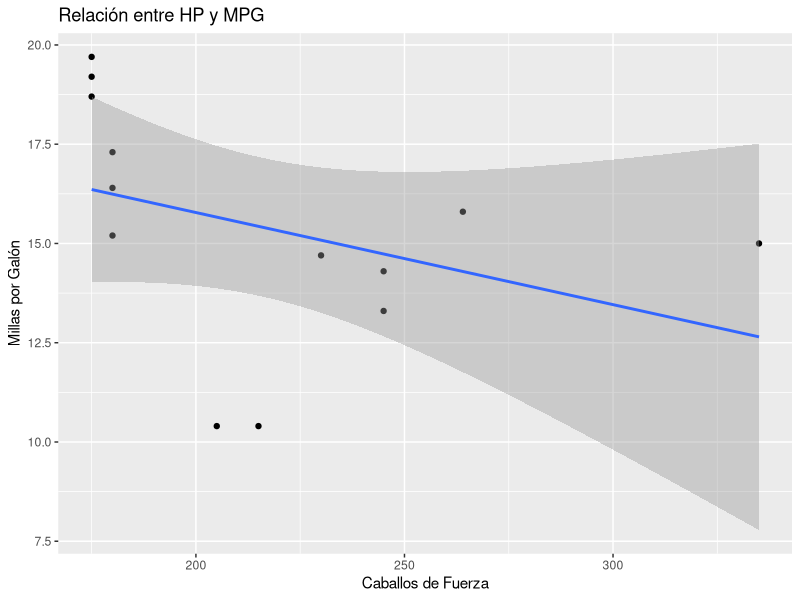

This chart was generated by the following R code:
# tidyverse
if (!require("tidyverse")) install.packages("tidyverse")
library(tidyverse)

# cargamos conjunto de datos
data(mtcars)
mtcars
print(dim(mtcars))#dimension
print(length(mtcars))#da las columnas
print(nrow(mtcars))#da las filas
print(ncol(mtcars))#da las columnas

# filtramos solo los que tienen mas de 150 caballos
mtcars_filtrado <- mtcars %>%
  filter(hp > 150)

print(dim(mtcars_filtrado))#dimension

# resumen de los datos, agrupandolos
resumen_estadistico <- mtcars_filtrado %>%
  summarise(media_hp = mean(hp),
            mediana_mpg = median(mpg),
            maximo_disp = max(disp))

# ver relacion entre hp y mpg
grafico <- ggplot(mtcars_filtrado, aes(x = hp, y = mpg)) +
  geom_point() +
  geom_smooth(method = "lm") +  
  labs(x = "Caballos de Fuerza", y = "Millas por Galón", title = "Relación entre HP y MPG")

# ver resumen y grafico
print(resumen_estadistico)
print(grafico)
